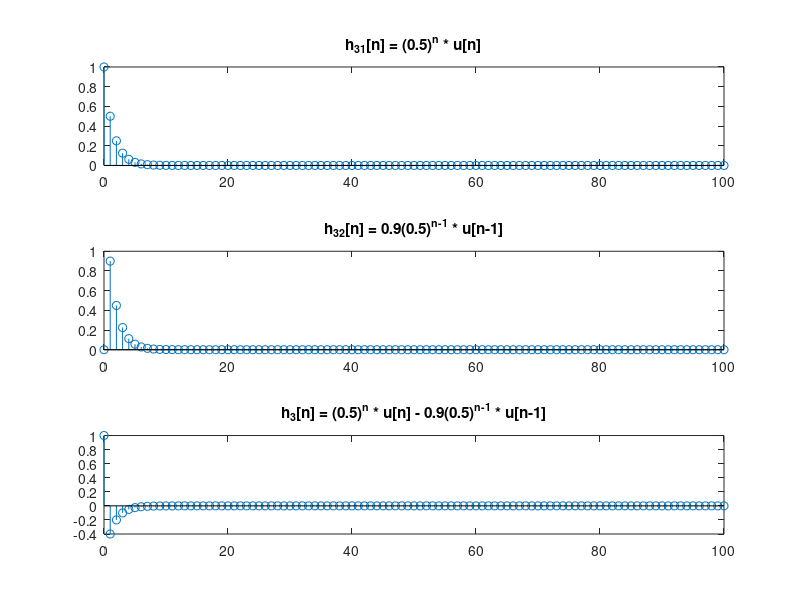
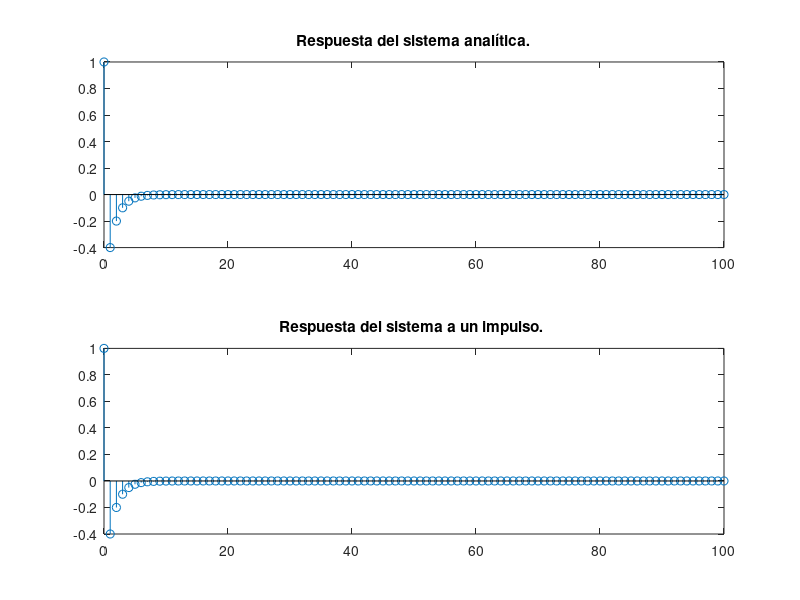
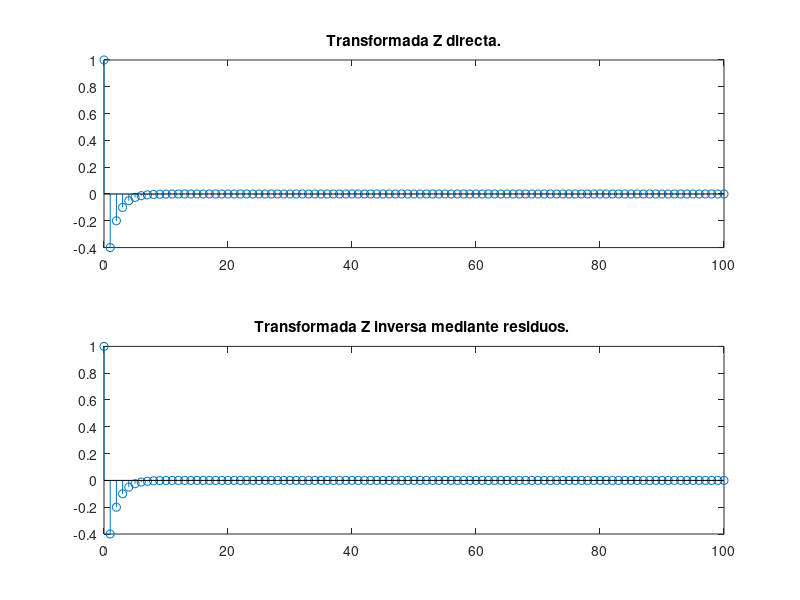

Write MATLAB code to recreate these figures, in order.
% Ejercicio 1.2 b) RESPUESTA IMPULSIVA DE H(Z)

clear all;
close all;
clc;

% - - - Primera forma: analítica - - - %

% Variable independiente:
n = 0:100;

% Señal:

% Primera parte de la señal:
h31 = (0.5).^n;

% Segunda parte de la señal:
h32 = 0.9*(0.5).^(n-1);
h32(1) = 0;

% Resta de ambas:
h3n = h31 - h32;

% Representación:
figure;

subplot(3, 1, 1);
stem(n, h31);
title('h_{31}[n] = (0.5)^n * u[n]')

subplot(3, 1, 2);
stem(n, h32);
title('h_{32}[n] = 0.9(0.5)^{n-1} * u[n-1]')

subplot(3, 1, 3);
stem(n, h3n);
title('h_{3}[n] = (0.5)^n * u[n] - 0.9(0.5)^{n-1} * u[n-1]')

% - - - Segunda forma: respuesta del sistema al impuslo - - - %

% Ahora se trata de comprobarlo numéricamente:

% Del apartado anterior sabemos que:

b = [1 -0.9];
a = [1 -0.5];

x = [1 zeros(1, 100)];
h_num = filter(b,a,x);

figure;
subplot(2, 1, 1);
stem(n, h3n);
title('Respuesta del sistema analítica.')
subplot(2, 1, 2);
stem(n, h_num);
title('Respuesta del sistema a un impulso. ')

% - - - Tercera forma: residuos - - - %

% Para verificar que H(Z) = -0.8 / (1-0.5z^-1) + 1.8
% hay que saber que H(Z) descompone una función de transferencia. 

[r, p, k] = residuez(b, a);

% Cuya forma seria sum( r / (1 - p z^-1) ) + sum(k). 
% En nuestro caso:

p = 1 -p;
H_res = (r / p) + k;

% Y es fácil ver que efectivamente verifica 
% H(Z) = -0.8 / (1-0.5z^-1) + 1.8

% Y entonces por fuerza deberíamos poder obtener h[n]
% de forma analítica a partir de esta expresión anterior como:

h_res = -0.8*(0.5).^n;
h_res(1) = h_res(1) + 1.8;

figure;
subplot(2, 1, 1);
stem(n, h3n);
title('Transformada Z directa.')
subplot(2, 1, 2);
stem(n, h_res);
title('Transformada Z inversa mediante residuos. ')